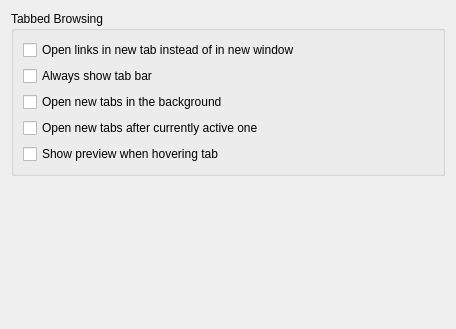
<?xml version="1.0" encoding="UTF-8"?>
<ui version="4.0">
 <class>tabs</class>
 <widget class="QWidget" name="tabs">
  <property name="geometry">
   <rect>
    <x>0</x>
    <y>0</y>
    <width>456</width>
    <height>329</height>
   </rect>
  </property>
  <property name="windowTitle">
   <string>Tabs</string>
  </property>
  <layout class="QVBoxLayout" name="verticalLayout">
   <item>
    <widget class="QGroupBox" name="groupBox_4">
     <property name="title">
      <string>Tabbed Browsing</string>
     </property>
     <layout class="QVBoxLayout" name="verticalLayout_4">
      <item>
       <widget class="QCheckBox" name="kcfg_openTabNoWindow">
        <property name="text">
         <string>Open links in new tab instead of in new window</string>
        </property>
       </widget>
      </item>
      <item>
       <widget class="QCheckBox" name="kcfg_alwaysShowTabBar">
        <property name="text">
         <string>Always show tab bar</string>
        </property>
       </widget>
      </item>
      <item>
       <widget class="QCheckBox" name="kcfg_openTabsBack">
        <property name="text">
         <string>Open new tabs in the background</string>
        </property>
       </widget>
      </item>
      <item>
       <widget class="QCheckBox" name="kcfg_openTabsNearCurrent">
        <property name="text">
         <string>Open new tabs after currently active one</string>
        </property>
       </widget>
      </item>
      <item>
       <widget class="QCheckBox" name="kcfg_alwaysShowTabPreviews">
        <property name="text">
         <string>Show preview when hovering tab</string>
        </property>
        <property name="checked">
         <bool>false</bool>
        </property>
       </widget>
      </item>
     </layout>
    </widget>
   </item>
   <item>
    <spacer name="verticalSpacer">
     <property name="orientation">
      <enum>Qt::Vertical</enum>
     </property>
     <property name="sizeHint" stdset="0">
      <size>
       <width>20</width>
       <height>142</height>
      </size>
     </property>
    </spacer>
   </item>
  </layout>
 </widget>
 <resources/>
 <connections/>
</ui>
